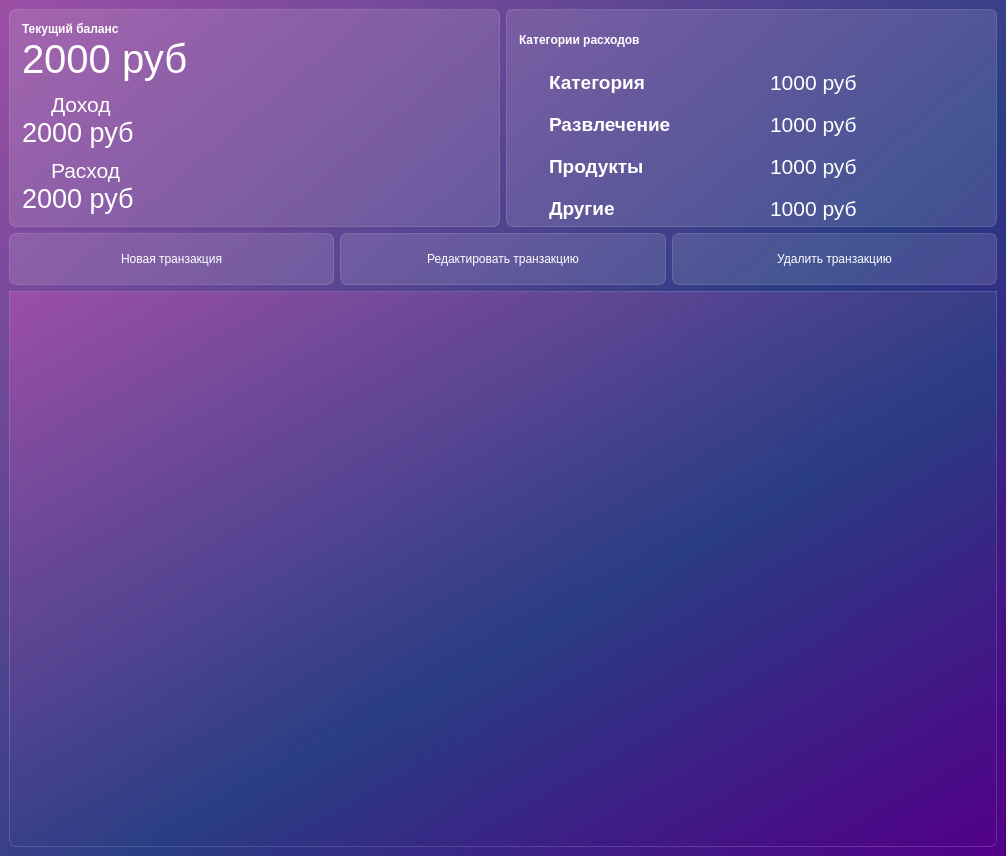
<?xml version="1.0" encoding="UTF-8"?>
<ui version="4.0">
 <class>MainWindow</class>
 <widget class="QMainWindow" name="MainWindow">
  <property name="geometry">
   <rect>
    <x>0</x>
    <y>0</y>
    <width>1006</width>
    <height>856</height>
   </rect>
  </property>
  <property name="windowTitle">
   <string>Отслеживание расходов</string>
  </property>
  <property name="styleSheet">
   <string notr="true">background-color: qlineargradient(spread:pad, x1:1, y1:1, x2:0, y2:0, stop:0 rgba(81, 0, 135, 255), stop:0.427447 rgba(41, 61, 132, 235), stop:1 rgba(155, 79, 165, 255));
font-famaly: Noto Sans SC;</string>
  </property>
  <widget class="QWidget" name="centralwidget">
   <layout class="QVBoxLayout" name="verticalLayout_3">
    <item>
     <layout class="QHBoxLayout" name="horizontalLayout_7">
      <item>
       <widget class="QFrame" name="balance_frame">
        <property name="styleSheet">
         <string notr="true">background-color: rgba(255, 255, 255, 30);
border: 1px solid rgba(255, 255, 255, 40);
border-radius: 7px;</string>
        </property>
        <layout class="QVBoxLayout" name="verticalLayout">
         <property name="spacing">
          <number>0</number>
         </property>
         <property name="leftMargin">
          <number>12</number>
         </property>
         <property name="topMargin">
          <number>12</number>
         </property>
         <property name="rightMargin">
          <number>12</number>
         </property>
         <property name="bottomMargin">
          <number>12</number>
         </property>
         <item>
          <widget class="QLabel" name="lebel_current_balance">
           <property name="styleSheet">
            <string notr="true">color: white;
font-weight: bold;
font-size: 20 pt;
background-color: none;
border: none;</string>
           </property>
           <property name="text">
            <string>Текущий баланс</string>
           </property>
          </widget>
         </item>
         <item>
          <widget class="QLabel" name="lebel_balance">
           <property name="styleSheet">
            <string notr="true">color: white;
font-size: 30pt;
background-color: none;
border: none;</string>
           </property>
           <property name="text">
            <string>2000 руб</string>
           </property>
          </widget>
         </item>
         <item>
          <layout class="QHBoxLayout" name="horizontalLayout">
           <property name="spacing">
            <number>0</number>
           </property>
           <item>
            <widget class="QLabel" name="icon_up_arrow">
             <property name="maximumSize">
              <size>
               <width>24</width>
               <height>16777215</height>
              </size>
             </property>
             <property name="styleSheet">
              <string notr="true">background-color: none;
border: none;
padding-top: 10px;</string>
             </property>
             <property name="text">
              <string/>
             </property>
             <property name="pixmap">
              <pixmap resource="res-rc.qrc">:/icon/icons/north_west_white_24dp.svg</pixmap>
             </property>
            </widget>
           </item>
           <item>
            <widget class="QLabel" name="label_income">
             <property name="styleSheet">
              <string notr="true">color: white;
font-size: 16pt;
background-color: none;
border: none;
font-weigth: bold;
padding-top: 10px;</string>
             </property>
             <property name="text">
              <string>Доход</string>
             </property>
            </widget>
           </item>
          </layout>
         </item>
         <item>
          <widget class="QLabel" name="income_balance">
           <property name="styleSheet">
            <string notr="true">color: white;
font-size: 20pt;
background-color: none;
border: none;</string>
           </property>
           <property name="text">
            <string>2000 руб</string>
           </property>
          </widget>
         </item>
         <item>
          <layout class="QHBoxLayout" name="horizontalLayout_2">
           <property name="spacing">
            <number>0</number>
           </property>
           <item>
            <widget class="QLabel" name="label_6">
             <property name="maximumSize">
              <size>
               <width>24</width>
               <height>16777215</height>
              </size>
             </property>
             <property name="styleSheet">
              <string notr="true">background-color: none;
border: none;
padding-top: 10px;</string>
             </property>
             <property name="text">
              <string/>
             </property>
             <property name="pixmap">
              <pixmap resource="res-rc.qrc">:/icon/icons/call_received_white_24dp.svg</pixmap>
             </property>
            </widget>
           </item>
           <item>
            <widget class="QLabel" name="label_outcome">
             <property name="styleSheet">
              <string notr="true">color: white;
font-size: 16pt;
background-color: none;
border: none;
font-weigth: bold;
padding-top: 10px;</string>
             </property>
             <property name="text">
              <string>Расход</string>
             </property>
            </widget>
           </item>
          </layout>
         </item>
         <item>
          <widget class="QLabel" name="utcome_balance">
           <property name="styleSheet">
            <string notr="true">color: white;
font-size: 20pt;
background-color: none;
border: none;</string>
           </property>
           <property name="text">
            <string>2000 руб</string>
           </property>
          </widget>
         </item>
        </layout>
       </widget>
      </item>
      <item>
       <widget class="QFrame" name="categories_frame">
        <property name="styleSheet">
         <string notr="true">background-color: rgba(255, 255, 255, 30);
border: 1px solid rgba(255, 255, 255, 40);
border-radius: 7px;</string>
        </property>
        <layout class="QVBoxLayout" name="verticalLayout_2">
         <property name="leftMargin">
          <number>12</number>
         </property>
         <property name="topMargin">
          <number>12</number>
         </property>
         <property name="rightMargin">
          <number>12</number>
         </property>
         <property name="bottomMargin">
          <number>0</number>
         </property>
         <item>
          <widget class="QLabel" name="label_expense_tracker">
           <property name="styleSheet">
            <string notr="true">color: white;
font-weight: bold;
font-size: 20 pt;
background-color: none;
border: none;</string>
           </property>
           <property name="text">
            <string>Категории расходов</string>
           </property>
          </widget>
         </item>
         <item>
          <layout class="QHBoxLayout" name="horizontalLayout_6">
           <item>
            <widget class="QLabel" name="icon_groceries">
             <property name="maximumSize">
              <size>
               <width>24</width>
               <height>16777215</height>
              </size>
             </property>
             <property name="styleSheet">
              <string notr="true">background-color: none;
border: none;</string>
             </property>
             <property name="text">
              <string/>
             </property>
             <property name="pixmap">
              <pixmap resource="res-rc.qrc">:/icon/icons/local_grocery_store_white_24dp.svg</pixmap>
             </property>
            </widget>
           </item>
           <item>
            <widget class="QLabel" name="label_groceries">
             <property name="styleSheet">
              <string notr="true">color: white;
font-weight: bold;
font-size: 14pt;
background-color: none;
border: none;</string>
             </property>
             <property name="text">
              <string>Категория</string>
             </property>
            </widget>
           </item>
           <item>
            <widget class="QLabel" name="balance_groceries">
             <property name="styleSheet">
              <string notr="true">color: white;
font-size: 16pt;
background-color: none;
border: none;</string>
             </property>
             <property name="text">
              <string>1000 руб</string>
             </property>
            </widget>
           </item>
          </layout>
         </item>
         <item>
          <layout class="QHBoxLayout" name="horizontalLayout_5">
           <item>
            <widget class="QLabel" name="icon_entertainment">
             <property name="maximumSize">
              <size>
               <width>24</width>
               <height>16777215</height>
              </size>
             </property>
             <property name="styleSheet">
              <string notr="true">background-color: none;
border: none;</string>
             </property>
             <property name="text">
              <string/>
             </property>
             <property name="pixmap">
              <pixmap resource="res-rc.qrc">:/icon/icons/sports_esports_white_24dp.svg</pixmap>
             </property>
            </widget>
           </item>
           <item>
            <widget class="QLabel" name="label_14">
             <property name="styleSheet">
              <string notr="true">color: white;
font-weight: bold;
font-size: 14pt;
background-color: none;
border: none;</string>
             </property>
             <property name="text">
              <string>Развлечение</string>
             </property>
            </widget>
           </item>
           <item>
            <widget class="QLabel" name="balance_entertainment">
             <property name="styleSheet">
              <string notr="true">color: white;
font-size: 16pt;
background-color: none;
border: none;</string>
             </property>
             <property name="text">
              <string>1000 руб</string>
             </property>
            </widget>
           </item>
          </layout>
         </item>
         <item>
          <layout class="QHBoxLayout" name="horizontalLayout_4">
           <item>
            <widget class="QLabel" name="icon_products">
             <property name="maximumSize">
              <size>
               <width>24</width>
               <height>16777215</height>
              </size>
             </property>
             <property name="styleSheet">
              <string notr="true">background-color: none;
border: none;</string>
             </property>
             <property name="text">
              <string/>
             </property>
             <property name="pixmap">
              <pixmap resource="res-rc.qrc">:/icon/icons/local_grocery_store_white_24dp.svg</pixmap>
             </property>
            </widget>
           </item>
           <item>
            <widget class="QLabel" name="label_products">
             <property name="styleSheet">
              <string notr="true">color: white;
font-weight: bold;
font-size: 14pt;
background-color: none;
border: none;</string>
             </property>
             <property name="text">
              <string>Продукты</string>
             </property>
            </widget>
           </item>
           <item>
            <widget class="QLabel" name="balance_product">
             <property name="styleSheet">
              <string notr="true">color: white;
font-size: 16pt;
background-color: none;
border: none;</string>
             </property>
             <property name="text">
              <string>1000 руб</string>
             </property>
            </widget>
           </item>
          </layout>
         </item>
         <item>
          <layout class="QHBoxLayout" name="horizontalLayout_3">
           <item>
            <widget class="QLabel" name="icon_other">
             <property name="maximumSize">
              <size>
               <width>24</width>
               <height>16777215</height>
              </size>
             </property>
             <property name="styleSheet">
              <string notr="true">background-color: none;
border: none;</string>
             </property>
             <property name="text">
              <string/>
             </property>
             <property name="pixmap">
              <pixmap resource="res-rc.qrc">:/icon/icons/list_white_24dp.svg</pixmap>
             </property>
            </widget>
           </item>
           <item>
            <widget class="QLabel" name="label_others">
             <property name="styleSheet">
              <string notr="true">color: white;
font-weight: bold;
font-size: 14pt;
background-color: none;
border: none;</string>
             </property>
             <property name="text">
              <string>Другие</string>
             </property>
            </widget>
           </item>
           <item>
            <widget class="QLabel" name="balance_others">
             <property name="styleSheet">
              <string notr="true">color: white;
font-size: 16pt;
background-color: none;
border: none;</string>
             </property>
             <property name="text">
              <string>1000 руб</string>
             </property>
            </widget>
           </item>
          </layout>
         </item>
        </layout>
       </widget>
      </item>
     </layout>
    </item>
    <item>
     <layout class="QHBoxLayout" name="horizontalLayout_8">
      <item>
       <widget class="QPushButton" name="btn_new_transaction">
        <property name="styleSheet">
         <string notr="true">QPushButton{
color: white;
background-color: rgba(255, 255,255, 30);
border: 1px solid rgba(255, 255, 255, 40);
border-radius: 7px;
width: 230px;
height: 50px;
}

QPushButton:hover{
background-color: rgba(255, 255,255, 60);
}

QPushButton:pressed{
background-color: rgba(255, 255,255, 90);
}
</string>
        </property>
        <property name="text">
         <string>Новая транзакция</string>
        </property>
        <property name="icon">
         <iconset resource="res-rc.qrc">
          <normaloff>:/icon/icons/post_add_white_24dp.svg</normaloff>:/icon/icons/post_add_white_24dp.svg</iconset>
        </property>
        <property name="iconSize">
         <size>
          <width>24</width>
          <height>24</height>
         </size>
        </property>
       </widget>
      </item>
      <item>
       <widget class="QPushButton" name="btn_edit_transaction">
        <property name="styleSheet">
         <string notr="true">QPushButton{
color: white;
background-color: rgba(255, 255,255, 30);
border: 1px solid rgba(255, 255, 255, 40);
border-radius: 7px;
width: 230px;
height: 50px;
}

QPushButton:hover{
background-color: rgba(255, 255,255, 60);
}

QPushButton:pressed{
background-color: rgba(255, 255,255, 90);
}
</string>
        </property>
        <property name="text">
         <string>Редактировать транзакцию</string>
        </property>
        <property name="icon">
         <iconset resource="res-rc.qrc">
          <normaloff>:/icon/icons/edit_white_24dp.svg</normaloff>:/icon/icons/edit_white_24dp.svg</iconset>
        </property>
        <property name="iconSize">
         <size>
          <width>24</width>
          <height>24</height>
         </size>
        </property>
       </widget>
      </item>
      <item>
       <widget class="QPushButton" name="pushButton_3">
        <property name="styleSheet">
         <string notr="true">QPushButton{
color: white;
background-color: rgba(255, 255,255, 30);
border: 1px solid rgba(255, 255, 255, 40);
border-radius: 7px;
width: 230px;
height: 50px;
}

QPushButton:hover{
background-color: rgba(255, 255,255, 60);
}

QPushButton:pressed{
background-color: rgba(255, 255,255, 90);
}
</string>
        </property>
        <property name="text">
         <string>Удалить транзакцию</string>
        </property>
        <property name="icon">
         <iconset resource="res-rc.qrc">
          <normaloff>:/icon/icons/delete_white_24dp.svg</normaloff>:/icon/icons/delete_white_24dp.svg</iconset>
        </property>
        <property name="iconSize">
         <size>
          <width>24</width>
          <height>24</height>
         </size>
        </property>
       </widget>
      </item>
     </layout>
    </item>
    <item>
     <widget class="QTableView" name="tableView">
      <property name="styleSheet">
       <string notr="true">QTableView{
	border-color: rgba(255, 255, 255, 30);
	border: 1px solid rgba(255, 255, 255, 40);
	border-bottom-right-radius: 7px;
	border-bottom-left-radius: 7px;
}

QTableView::section {
	background-color: rgba(53, 53, 53);
	color: white;
	border: none;
	height: 50px;
	font-size: 14pt;
}

QTableView::item{
	border-style: none;
	border-bottom: rgba(255, 255 , 255, 50);
}

QTableView::item:selected{
	border: none;
	color: rgba(255, 255, 255);
	background-color: rgba(255, 255, 255, 50);
}</string>
      </property>
      <property name="verticalScrollBarPolicy">
       <enum>Qt::ScrollBarAlwaysOff</enum>
      </property>
      <property name="horizontalScrollBarPolicy">
       <enum>Qt::ScrollBarAlwaysOff</enum>
      </property>
      <property name="showGrid">
       <bool>false</bool>
      </property>
      <attribute name="horizontalHeaderDefaultSectionSize">
       <number>135</number>
      </attribute>
     </widget>
    </item>
   </layout>
  </widget>
 </widget>
 <resources>
  <include location="res-rc.qrc"/>
 </resources>
 <connections/>
</ui>
